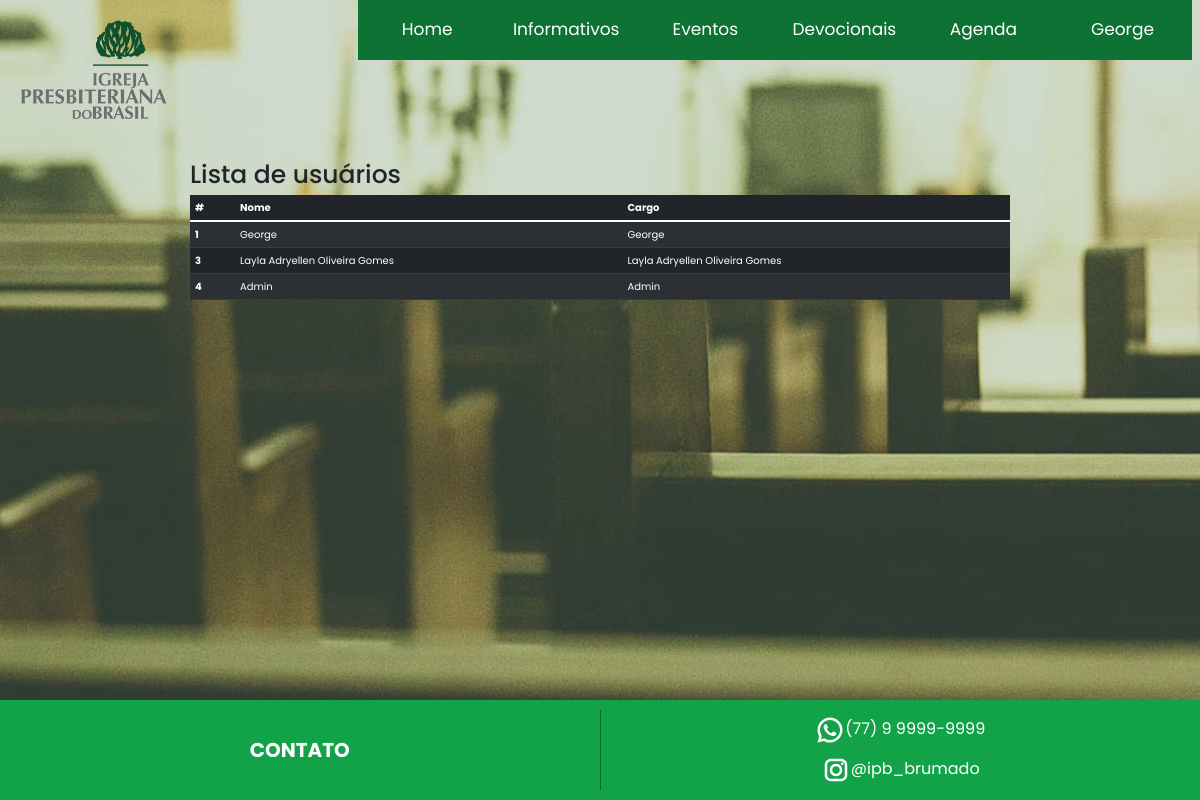
The app's page /usuario/listar (signed in) with its own data.
### tables this page shows
CREATE TABLE `users` (
  `id_user` int(11) NOT NULL,
  `nome` varchar(100) DEFAULT NULL,
  `id_cargo` int(11) DEFAULT NULL,
  `login` varchar(15) DEFAULT NULL,
  `senha` varchar(100) DEFAULT NULL
);

### index.php (called while the page is built, shortened)
<?php
require_once 'rotas.php';

### controller/Usuario.php (called while the page is built, shortened)
<?php
class Usuario
{
    public static function buscarUsuarios()
    {
        $pdo = ConectBD::conectar();
        $sql = "SELECT id_user, nome FROM users";
        $stmt = $pdo->prepare($sql);
        $stmt->execute();
        $result = $stmt->fetchAll();
        return $result;
    }
}

### view/user/listar.php (the view)
<?php
$usuarios = Usuario::buscarUsuarios();
?>
<main class="main-container">
    <h1>Lista de usuários</h1>
    <table class="table table-dark table-striped">
        <thead>
            <tr>
                <th scope="col">#</th>
                <th scope="col">Nome</th>
                <th scope="col">Cargo</th>
            </tr>
        </thead>
        <tbody>
            <?php foreach ($usuarios as $usuario) { ?>
                <tr>
                    <th scope="row"><?= $usuario['id_user'] ?></th>
                    <td><?= $usuario['nome'] ?></td>
                    <td><?= $usuario['nome'] ?></td>
                </tr>
            <?php } ?>
        </tbody>
    </table>
</main>

### public/css/style.css (style rules this page uses)
* { font-family: 'Poppins'; padding: 0; }
html { font-size: 62.5%; }
body { position: relative; width: 100vw; overflow-x: hidden; background-color: #12813b9c; min-height: 100vh; }
.main-container { width: max(70%, 700px); margin: 0 auto; position: relative; padding: 10px; }

### records on screen
users: id_user "1", nome "George"
users: id_user "3", nome "Layla Adryellen Oliveira Gomes"
users: id_user "4", nome "Admin"

### other values on screen
$_SESSION['nome_login'] "George"
